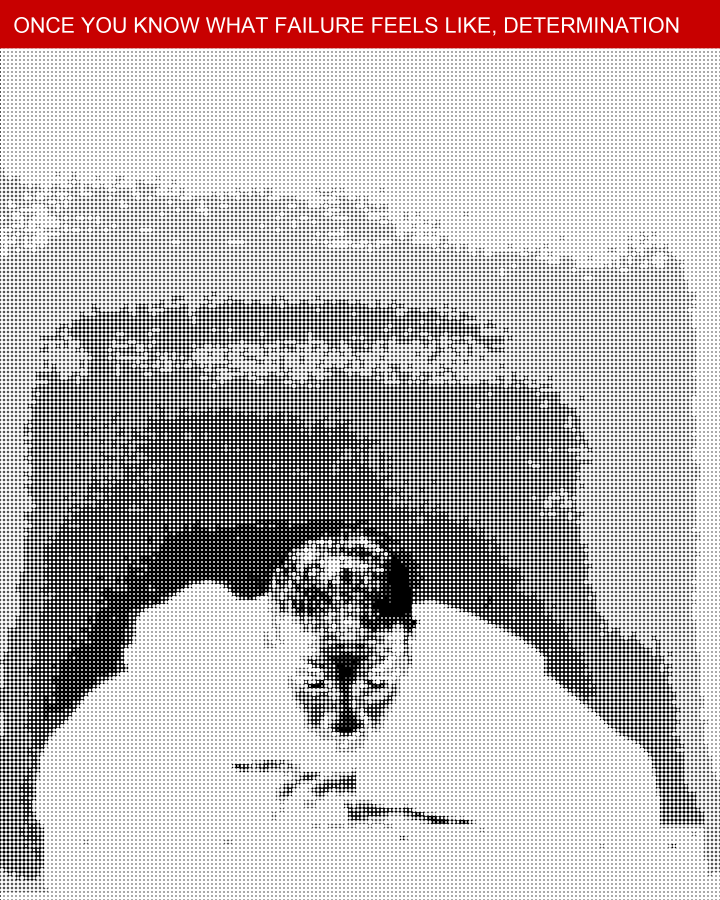
#> input picture sample1.png, 2160 x 2700 px (shown at 1/3 size)
$ python main.py --input ../sample1.png --input-dir ..
#> lines starting #> are read from the running program, lines starting #| are printed output that depends on the picture; after the words box and inside, x2 and y2 are one past the last pixel; in counts of white or black regions, pixels touching at a corner belong together
### src/core/pre_processing.py
# src/core/preprocess.py

# Responsible for converting raw images into a stable brightness map.

import cv2
import numpy as np

def preprocess_image(
    image_path: str,
    target_width: int,
    target_height: int,
    gamma: float = 1.0,
    enhanced_contrast: bool = False) -> np.ndarray:
    """
    Load and preprocess image for halftone generation.
    Return normalised grayscale brightness map [0, 1]

    Args:
        image_path: Path to the input image
        target_width: Target width in pixels
        target_height: Target height in pixels
        gamma: Gamma correction value (1.0 = no correction, <1 = darker, >1 = brighter)
        enhanced_contrast: Apply CLAHE for local contrast enhancement

    Returns:
        Normalised brightness map where 0 = black, 1 = white
    """

    # Load image
    img = cv2.imread(image_path)
    if img is None:
        raise ValueError("Image not found or could not be loaded.")

    # Resize to target dimensations (portrait)
    img = cv2.resize(img, (target_width, target_height), interpolation=cv2.INTER_LANCZOS4)

    # Convert to grayscale using perceptual luminance weights
    # OpenCV uses: Y = 0.299*R + 0.587*G + 0.114*B
    gray = cv2.cvtColor(img, cv2.COLOR_BGR2GRAY)

    # Optional: Apply CLAHE for local contrast enhancement
    # Only use this if the source image is flat/low-contrast
    if enhanced_contrast:
        clahe = cv2.createCLAHE(clipLimit=2.0, tileGridSize=(8, 8))
        gray = clahe.apply(gray)

    # Normalise to [0, 1] float range
    gray = gray.astype(np.float32) / 255.0

    # Apply gamma correction for overall contrast control
    # gamma < 1.0: darkens midtones (more contrast)
    # gamma > 1.0: lightens midtones (less contrast)
    # gamma = 1.0: no change
    if gamma != 1.0:
        gray = np.power(gray, gamma)


    # Optional: Normalise to use full dynamic range
    # Ensures blacks are truly black and whites are truly white
    # Use percentiles to avoid outliers affect the normalisation
    gray_min = np.percentile(gray, 1)
    gray_max = np.percentile(gray, 99)

    if gray_max - gray_min > 0.05:
        gray = np.clip((gray - gray_min) / (gray_max - gray_min), 0.0, 1.0)

    return gray


# [71 lines left out: function preprocess_image_advanced, not called in this run]

### src/core/half_tone.py
# src/core/half_tone.py

"""
Halftone generation functions.
Creates dot-based halftone images from brightness maps.
"""

import cv2
import numpy as np
from PIL import Image, ImageDraw
from typing import Dict, Tuple


def generate_classic_halftone(
    brightness_map: np.ndarray,
    config: Dict,
    bg_color: Tuple[int, int, int],
    dot_color: Tuple[int, int, int]
) -> Image.Image:
    """
    Generate classic circular dot halftone.

    How it works:
    1. Divide image into grid cells
    2. Sample brightness in each cell
    3. Draw dots sized inversely to brightness
        - Bright areas → small/no dots (white background shows through)
        - Dark areas → large dots (cover the white background)

    Args:
        brightness_map: Normalized grayscale image [0=black, 1=white]
        config: Dict with 'cell_size' and 'max_radius'
        bg_color: Background color RGB tuple
        dot_color: Dot color RGB tuple

    Returns:
        PIL Image with halftone effect
    """

    height, width = brightness_map.shape
    cell_size = int(config["cell_size"])
    max_radius = float(config["max_radius"])

    # Create canvas with background color
    canvas = Image.new("RGB", (width, height), bg_color)
    draw = ImageDraw.Draw(canvas)

    # Process grid of cells
    for y in range(0, height, cell_size):
        for x in range(0, width, cell_size):

            # Extract cell region
            cell = brightness_map[y:y+cell_size, x:x+cell_size]
            if cell.size == 0:
                continue

            # Calculate average brightness of this cell
            # brightness: 0 = black/dark, 1 = white/bright
            brightness = float(np.mean(cell))

            # Convert brightness to dot size
            # For halftone: bright areas need small dots, dark areas need large dots
            # So we invert: dot_intensity = 1 - brightness
            dot_intensity = 1.0 - brightness

            # Apply gamma curve for better dot distribution
            # gamma < 1.0: emphasizes shadows (larger range of small dots)
            # gamma > 1.0: emphasizes highlights (larger range of big dots)
            # gamma = 1.0: linear mapping
            gamma = 0.7  # Slightly emphasize shadows for better detail
            dot_intensity = np.power(dot_intensity, gamma)

            # Calculate dot radius
            radius = max_radius * dot_intensity

            # Skip very small dots (they don't contribute visually)
            # This also naturally handles very bright areas
            min_radius = 0.6
            if radius < min_radius:
                continue

            # Calculate dot center (center of cell)
            cx = x + cell_size // 2
            cy = y + cell_size // 2

            # Draw circular dot
            draw.ellipse(
                (
                    cx - radius,
                    cy - radius,
                    cx + radius,
                    cy + radius
                ),
                fill=dot_color
            )

    return canvas


# [203 lines left out: functions generate_variable_halftone, generate_line_halftone, generate_square_halftone, not called in this run]

### src/core/quote_overlay.py
"""
Quote overlay functionality for motivational poster effect.
"""

from PIL import Image, ImageDraw, ImageFont
from typing import Dict, Tuple


def add_quote_overlay(
    image: Image.Image,
    quote_text: str,
    color_scheme: Dict,
    quote_config: Dict
) -> Image.Image:
    """
    Add repeating quote banner overlay to image.

    Args:
        image: Base PIL Image
        quote_text: Text to display (will be repeated)
        color_scheme: Dict with 'quote_bg' and 'quote_text' colors
        quote_config: Dict with position, padding, font_size, repeat_count

    Returns:
        New PIL Image with quote overlay
    """

    # Create a copy to avoid modifying original
    output = image.copy()
    width, height = output.size

    # Extract config
    position = quote_config.get("position", "top")
    padding = quote_config.get("padding", 40)
    font_size = quote_config.get("font_size", 64)
    repeat_count = quote_config.get("repeat_count", 12)
    line_spacing = quote_config.get("line_spacing", 8)
    opacity = quote_config.get("opacity", 1.0)

    # Load font (try multiple common font paths)
    try:
        # Try system fonts
        font = ImageFont.truetype("/System/Library/Fonts/Helvetica.ttc", font_size)
    except:
        try:
            font = ImageFont.truetype("arial.ttf", font_size)
        except:
            try:
                font = ImageFont.truetype("/usr/share/fonts/truetype/dejavu/DejaVuSans-Bold.ttf", font_size)
            except:
                # Fallback to default
                font = ImageFont.load_default()

    # Create repeating text
    repeated_text = (" • " + quote_text) * repeat_count

    # Create temporary image for text measurement
    temp_img = Image.new('RGB', (1, 1))
    temp_draw = ImageDraw.Draw(temp_img)

    # Measure text dimensions
    bbox = temp_draw.textbbox((0, 0), repeated_text, font=font)
    text_width = bbox[2] - bbox[0]
    text_height = bbox[3] - bbox[1]

    # Calculate banner dimensions
    banner_height = text_height + (padding * 2)

    # Create semi-transparent overlay
    overlay = Image.new('RGBA', (width, height), (0, 0, 0, 0))
    overlay_draw = ImageDraw.Draw(overlay)

    # Draw banner background
    bg_color = color_scheme["quote_bg"]
    if opacity < 1.0:
        # Add alpha channel for transparency
        bg_color = (*bg_color, int(255 * opacity))

    if position == "top":
        banner_y = 0
    elif position == "bottom":
        banner_y = height - banner_height
    else:  # center
        banner_y = (height - banner_height) // 2

    # Draw banner rectangle
    overlay_draw.rectangle(
        [(0, banner_y), (width, banner_y + banner_height)],
        fill=bg_color
    )

    # Draw text (repeat to fill width)
    text_color = color_scheme["quote_text"]
    text_y = banner_y + padding

    # Draw text multiple times to ensure full coverage
    x_offset = 0
    while x_offset < width:
        overlay_draw.text(
            (x_offset, text_y),
            repeated_text,
            fill=text_color,
            font=font
        )
        x_offset += text_width

    # Composite overlay onto original image
    output = Image.alpha_composite(output.convert('RGBA'), overlay)

    # Convert back to RGB
    output = output.convert('RGB')

    return output


# [67 lines left out: function add_simple_quote, not called in this run]

### src/main.py
# src/main.py

"""
Main entry point for halftone generator.
Handles CLI arguments and orchestrates the generation process.
"""

import argparse
import random
import sys
from pathlib import Path

# Add src to path for imports
sys.path.insert(0, str(Path(__file__).parent))

from config import (
    HALFTONE_STYLES,
    COLOR_SCHEMES,
    QUOTE_CONFIG,
    MAMBA_QUOTES,
    TARGET_WIDTH,
    TARGET_HEIGHT
)
from core.pre_processing import preprocess_image
from core.half_tone import (
    generate_classic_halftone,
    generate_line_halftone,
    generate_square_halftone
)
from core.quote_overlay import add_quote_overlay


def main():
    """Main CLI interface."""

    parser = argparse.ArgumentParser(
        description="Halftone Art Generator - Create stunning dot-based portrait art",
        formatter_class=argparse.RawDescriptionHelpFormatter,
        epilog="""
Examples:
    # Basic usage with defaults
    python main.py --input portrait.jpg

    # Custom style and colors
    python main.py --input photo.jpg --style fine_dots --color lakers_gold

    # Line halftone effect
    python main.py --input photo.jpg --line-effect --color copper

    # Square dots instead of circles
    python main.py --input photo.jpg --square-effect

    # Without quote overlay
    python main.py --input photo.jpg --no-quote

    # Custom quote
    python main.py --input photo.jpg --quote "YOUR CUSTOM QUOTE HERE"

    # Batch generate variations
    python main.py --batch --input-dir ./photos --output-dir ./output --count 20
        """
    )

    # Required arguments
    parser.add_argument(
        "--input",
        help="Path to input image file"
    )

    # Optional arguments
    parser.add_argument(
        "--output",
        default="output/halftone.png",
        help="Output file path (default: output/halftone.png)"
    )

    parser.add_argument(
        "--style",
        default="classic_dots",
        choices=list(HALFTONE_STYLES.keys()),
        help="Halftone style preset (default: classic_dots)"
    )

    parser.add_argument(
        "--color",
        default="classic",
        choices=list(COLOR_SCHEMES.keys()),
        help="Color scheme (default: classic)"
    )

    parser.add_argument(
        "--quote",
        default="random",
        help="Quote text or 'random' for random selection (default: random)"
    )

    parser.add_argument(
        "--no-quote",
        action="store_true",
        help="Generate without quote overlay"
    )

    # Effect type arguments
    effect_group = parser.add_mutually_exclusive_group()
    effect_group.add_argument(
        "--line-effect",
        action="store_true",
        help="Use contour line effect instead of dots"
    )
    effect_group.add_argument(
        "--square-effect",
        action="store_true",
        help="Use square dots instead of circles"
    )

    # Batch processing
    parser.add_argument(
        "--batch",
        action="store_true",
        help="Enable batch processing mode"
    )
    parser.add_argument(
        "--input-dir",
        help="Input directory for batch processing"
    )
    parser.add_argument(
        "--output-dir",
        default="output",
        help="Output directory for batch processing (default: output)"
    )
    parser.add_argument(
        "--count",
        type=int,
        default=10,
        help="Number of variations to generate in batch mode (default: 10)"
    )

    # Advanced options
    parser.add_argument(
        "--cell-size",
        type=int,
        help="Override cell size (grid spacing)"
    )
    parser.add_argument(
        "--max-radius",
        type=float,
        help="Override maximum dot radius"
    )
    parser.add_argument(
        "--gamma",
        type=float,
        help="Override gamma correction value"
    )

    args = parser.parse_args()

    # Validate arguments
    if args.batch:
        if not args.input_dir:
            parser.error("--batch requires --input-dir")
        batch_generate(args.input_dir, args.output_dir, args.count)
        return

    if not args.input:
        parser.error("--input is required (unless using --batch)")

    # Create output directory
    output_path = Path(args.output)
    output_path.parent.mkdir(parents=True, exist_ok=True)

    # Load configurations
    style_config = HALFTONE_STYLES[args.style].copy()
    color_scheme = COLOR_SCHEMES[args.color]

    # Apply overrides if provided
    if args.cell_size:
        style_config["cell_size"] = args.cell_size
    if args.max_radius:
        style_config["max_radius"] = args.max_radius
    if args.gamma:
        style_config["gamma"] = args.gamma

    # Print processing info
    print("=" * 70)
    print("HALFTONE ART GENERATOR")
    print("=" * 70)
    print(f"Input:       {args.input}")
    print(f"Output:      {args.output}")
    print(f"Style:       {args.style}")
    print(f"Color:       {args.color}")
    print(f"Cell size:   {style_config['cell_size']}px")
    print(f"Max radius:  {style_config['max_radius']}px")
    print(f"Gamma:       {style_config['gamma']}")

    if args.line_effect:
        print(f"Effect:      Line/Contour")
    elif args.square_effect:
        print(f"Effect:      Square dots")
    else:
        print(f"Effect:      Classic circular dots")

    print("=" * 70)

    # Step 1: Preprocess image
    print("\n[1/3] Preprocessing image...")
    try:
        brightness_map = preprocess_image(
            args.input,
            TARGET_WIDTH,
            TARGET_HEIGHT,
            gamma=style_config["gamma"],
            enhanced_contrast=style_config.get("enhance_contrast", False)
        )
#> in preprocess_image, img is the input picture: shape (2700, 2160, 3); mean B, G, R 179, 179, 188.8
#> in preprocess_image, `gray = cv2.cvtColor(img, cv2.COLOR_BGR2GRAY)`:
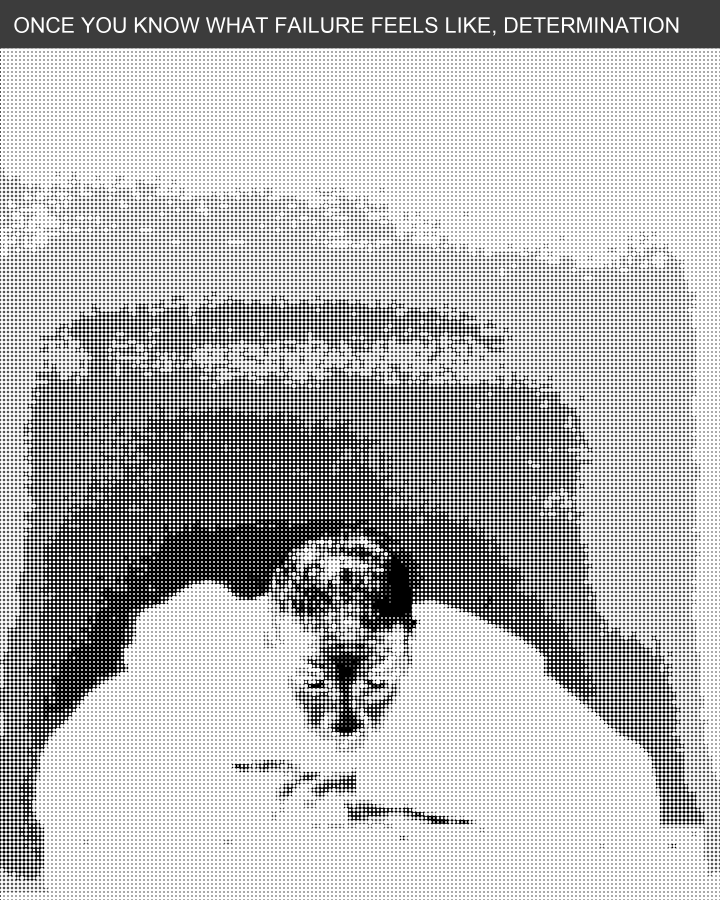
#> gray: shape (2700, 2160) (shown at 1/3 size); min 0, max 255, mean 181.9
#> in preprocess_image, `gray_min = np.percentile(gray, 1)`: gray_min = 0
#> in preprocess_image, `gray_max = np.percentile(gray, 99)`: gray_max = 1
        print(f"      ✓ Processed to {TARGET_WIDTH}x{TARGET_HEIGHT}")
        print(f"      ✓ Brightness range: [{brightness_map.min():.2f}, {brightness_map.max():.2f}]")
#|       ✓ Brightness range: [0.00, 1.00]
    except Exception as e:
        print(f"      ✗ Error: {e}")
        return 1

    # Step 2: Generate halftone
    print("\n[2/3] Generating halftone...")
    try:
        if args.line_effect:
            halftone_img = generate_line_halftone(
                brightness_map,
                style_config,
                color_scheme["background"],
                color_scheme["dots"]
            )
            print(f"      ✓ Generated contour line halftone")
        elif args.square_effect:
            halftone_img = generate_square_halftone(
                brightness_map,
                style_config,
                color_scheme["background"],
                color_scheme["dots"]
            )
            print(f"      ✓ Generated square dot halftone")
        else:
            halftone_img = generate_classic_halftone(
                brightness_map,
                style_config,
                color_scheme["background"],
                color_scheme["dots"]
            )
#> in generate_classic_halftone, `canvas = Image.new("RGB", (width, height), bg_color)`: canvas: PIL image 2160x2700 RGB; every value is 0
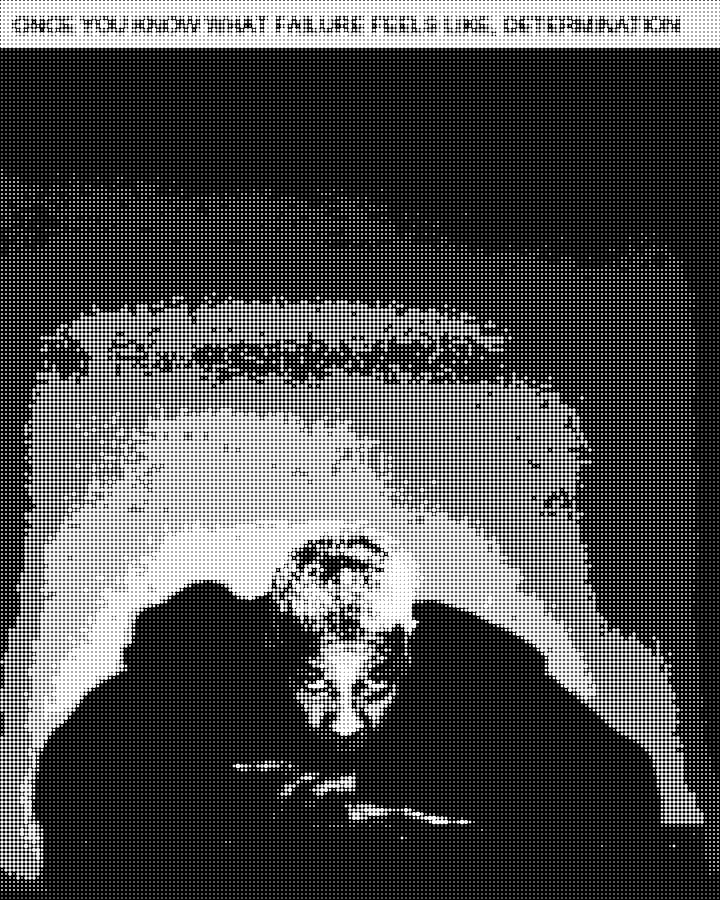
#> halftone_img: PIL image 2160x2700 RGB (shown at 1/3 size); 30.5% white; 33530 white regions (17818 under 20 px), largest, box (x1, y1, x2, y2) and area: (72, 1224, 1788, 2244) 538985, (0, 0, 2160, 145) 243768, (949, 1921, 1116, 2208) 19651
            print(f"      ✓ Generated classic circular dot halftone")
    except Exception as e:
        print(f"      ✗ Error: {e}")
        return 1

    # Step 3: Add quote overlay (if requested)
    if not args.no_quote:
        print("\n[3/3] Adding quote overlay...")
        try:
            if args.quote == "random":
                quote = random.choice(MAMBA_QUOTES)
            else:
                quote = args.quote.upper()

            print(f"      Quote: {quote[:60]}{'...' if len(quote) > 60 else ''}")

            halftone_img = add_quote_overlay(
                halftone_img,
                quote,
                color_scheme,
                QUOTE_CONFIG
            )
#> in add_quote_overlay, `overlay = Image.new('RGBA', (width, height), (0, 0, 0, 0))`: overlay: PIL image 2160x2700 RGBA; every value is 0
#> after the loop in add_quote_overlay, `while x_offset < width:`: x_offset = 21359
#> in add_quote_overlay, `output = Image.alpha_composite(output.convert('RGBA'), overlay)`:
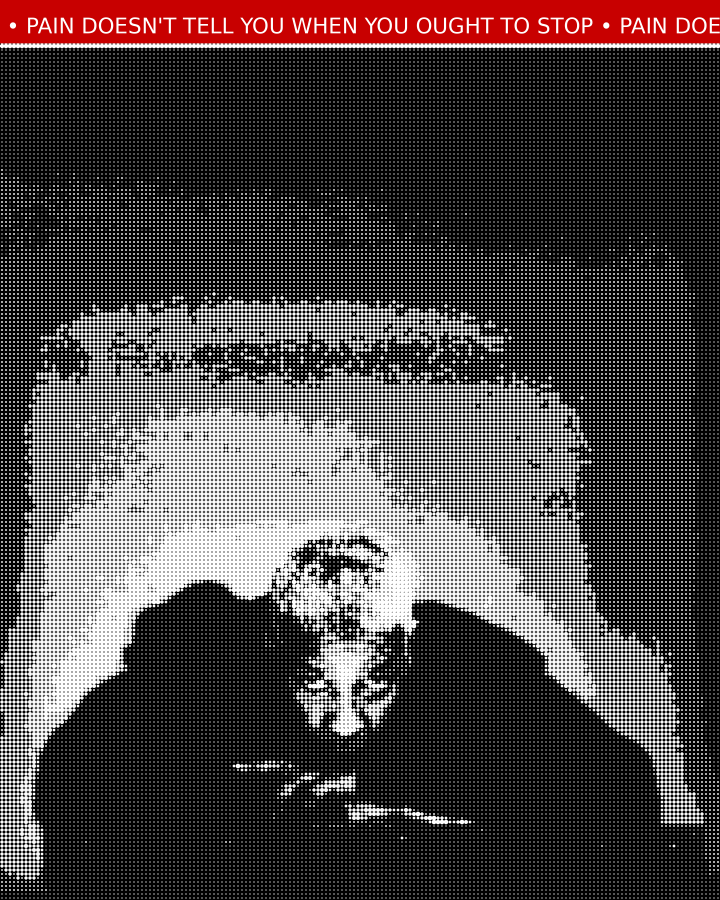
#> output: PIL image 2160x2700 RGBA (shown at 1/3 size); mean R, G, B, A 77.6, 68.9, 68.9, 255
            print(f"      ✓ Quote overlay added")
        except Exception as e:
            print(f"      ✗ Error: {e}")
            return 1
    else:
        print("\n[3/3] Skipping quote overlay (--no-quote)")

    # Save output
    print(f"\n[SAVE] Writing to {args.output}...")
    try:
        halftone_img.save(args.output, quality=95, dpi=(300, 300))
        file_size = Path(args.output).stat().st_size / (1024 * 1024)  # MB
        print(f"       ✓ Saved successfully ({file_size:.2f} MB)")
        print(f"       ✓ Dimensions: {halftone_img.size[0]}x{halftone_img.size[1]}")
    except Exception as e:
        print(f"       ✗ Error: {e}")
        return 1

    print("\n" + "=" * 70)
    print("COMPLETE!")
    print("=" * 70)
    return 0


# [98 lines left out: function batch_generate, not called in this run]


if __name__ == "__main__":
#> (the run stopped early here; a loop or call above may not have finished)
